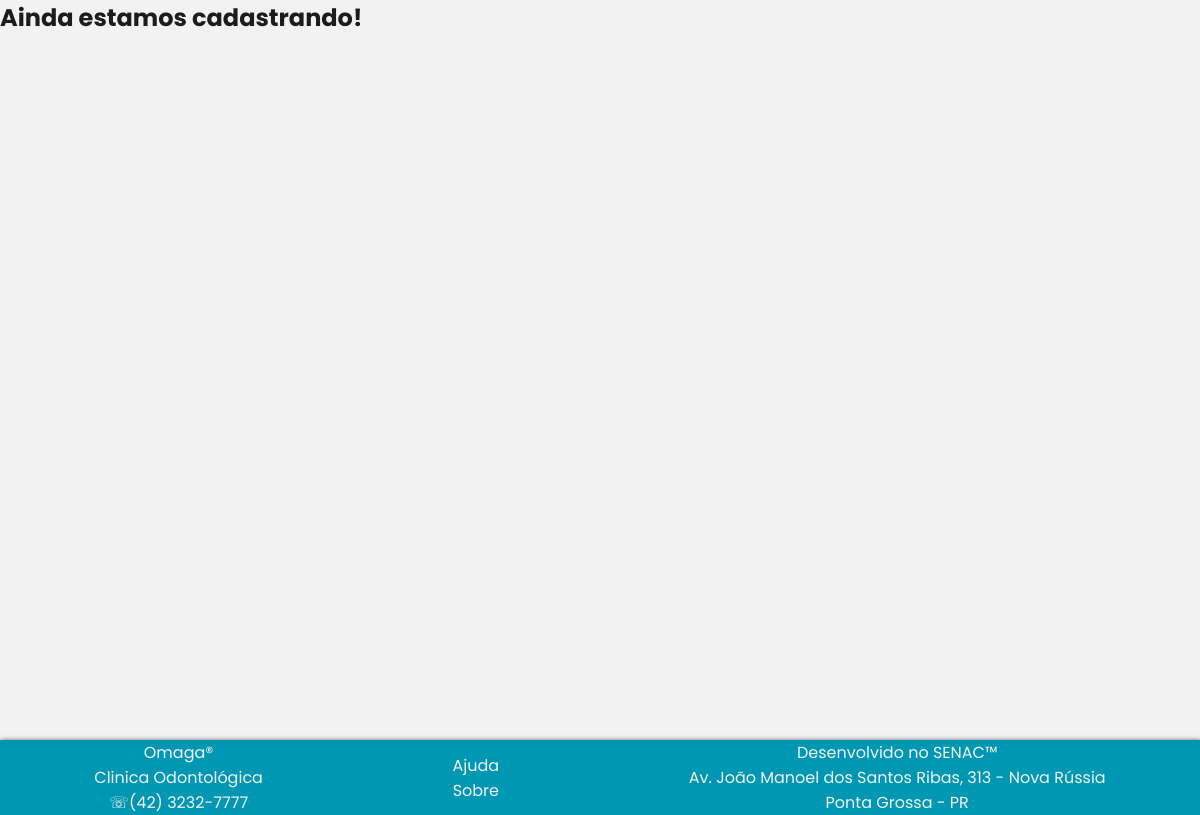
/listardentista.php, run on an earlier commit of the app's database.
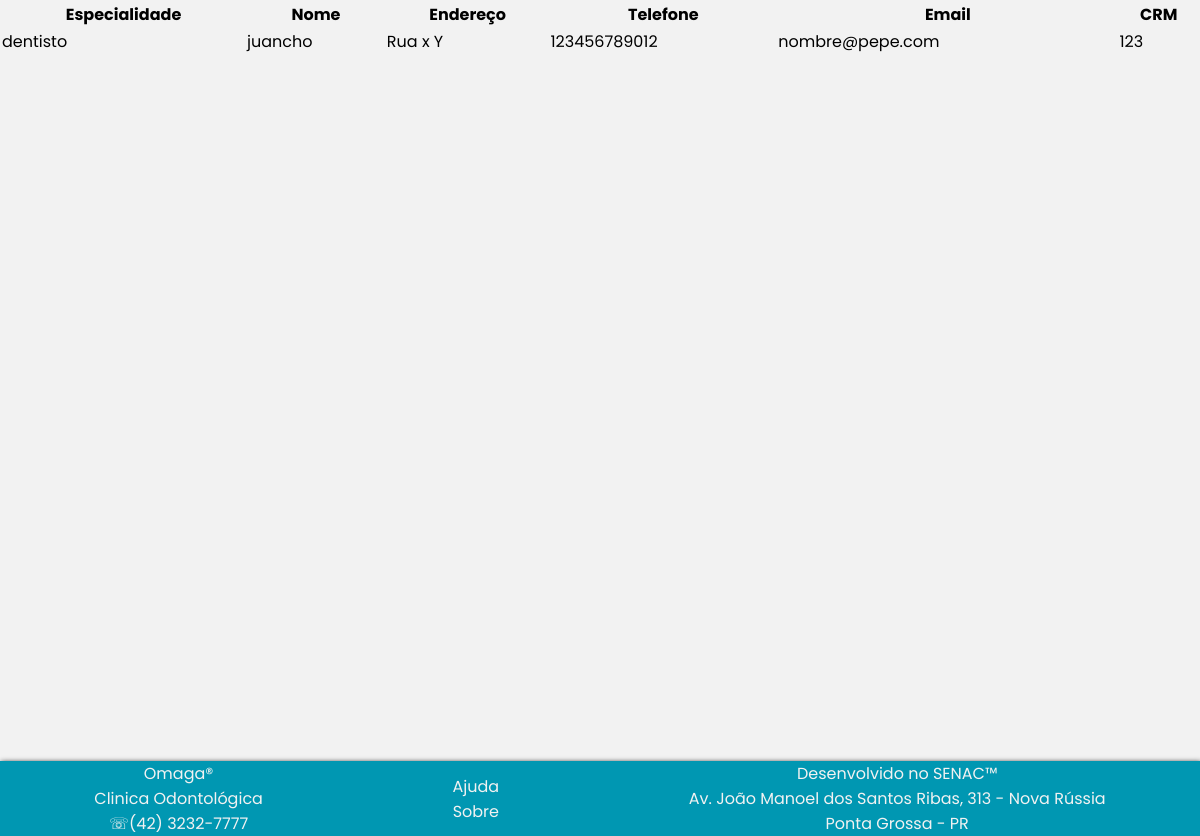
And on a later commit of the database.
### tables this page shows
CREATE TABLE `dentista` (
  `id_funcionario_pk` int(12) NOT NULL,
  `cpf` varchar(11) DEFAULT NULL,
  `especialidade` text,
  `nome` text,
  `endereco` text,
  `telefone` bigint(12) DEFAULT NULL,
  `email` text,
  `crm` text
);

### persistence/Banco.php (called while the page is built, shortened)
<?php
class Banco{
	private $conexao;
	public function __construct(){
		$this->url="localhost";
		$this->usuario="root";
		$this->senha="";
		$this->banco="odontologia";
		$this->conexao=new mysqli($this->url,$this->usuario,
			$this->senha,$this->banco);
	}
	public function consultar($sql)
	{
		$consulta=$this->conexao->query($sql);
		$linhas=$consulta->num_rows;
		if($linhas>0){
			return $consulta;
		}else{
			return false;
		}
	}
}
?>

### persistence/DentistaPA.php (called while the page is built, shortened)
<?php
	require_once 'Banco.php';
	class DentistaPA{
		private $conexao;
		function __construct(){
			$this->conexao=new Banco();
		}
		public function listar()
		{
			$sql="select * from dentista";
			return $this->conexao->consultar($sql);
		}
	}
?>

### listardentista.php (the view)
<?php
require_once 'cabecalho.php';
require_once 'persistence/DentistaPA.php';
$dentistapa=new DentistaPA();
$consulta=$dentistapa->listar();
if(!$consulta){
	echo "<h2>Ainda estamos cadastrando!</h2>";
}else{
	echo "<table>";
	echo "<tr>";
	echo "<th>Especialidade</th>";
	echo "<th>Nome</th>";
	echo "<th>Endereço</th>";
	echo "<th>Telefone</th>";
	echo "<th>Email</th>";
	echo "<th>CRM</th>";
	echo "</tr>";
	while($linha=$consulta->fetch_assoc()){
		echo "<tr>";
		echo "<td>".$linha['especialidade']."</td>";
		echo "<td>".$linha['nome']."</td>";
		echo "<td>".$linha['endereco']."</td>";
		echo "<td>".$linha['telefone']."</td>";
		echo "<td>".$linha['email']."</td>";
		echo "<td>".$linha['crm']."</td>";
		echo "</tr>";
	}
	echo "</table>";
	echo "<section>";
}
?>
<br/>
<br/>
<br/>
<br/>
<br/>
<br/>
<br/>
<br/>
<br/>
<br/>
<br/>
<br/>
<br/>
<br/>
<br/>
<br/>
<br/>
<br/>
<br/>
<br/>
<br/>
<br/>
<br/>
<br/>
<br/>
<?php
	require_once 'rodape.php';
?>
</body>
</html>

What changed in the data, as far as the page shows it:
added dentista: especialidade "dentisto", nome "juancho", endereco "Rua x Y", telefone "123456789012", email "nombre@pepe.com", crm "123"
Also different on the page:
text no longer shown: "Ainda estamos cadastrando!"
text now shown: "Especialidade Nome Endereço Telefone Email CRM"
